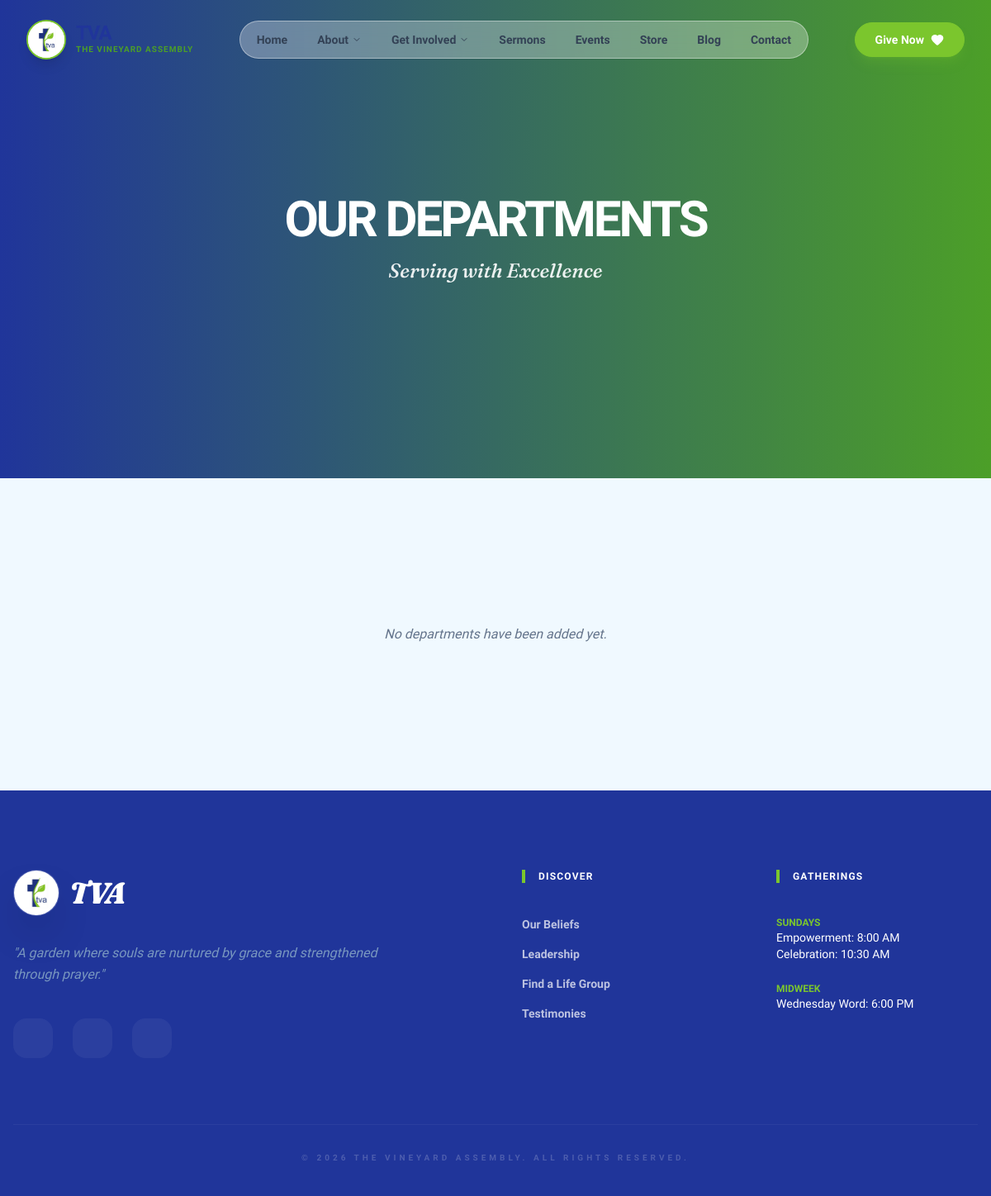
/departments/, run on an earlier commit of the app's database.
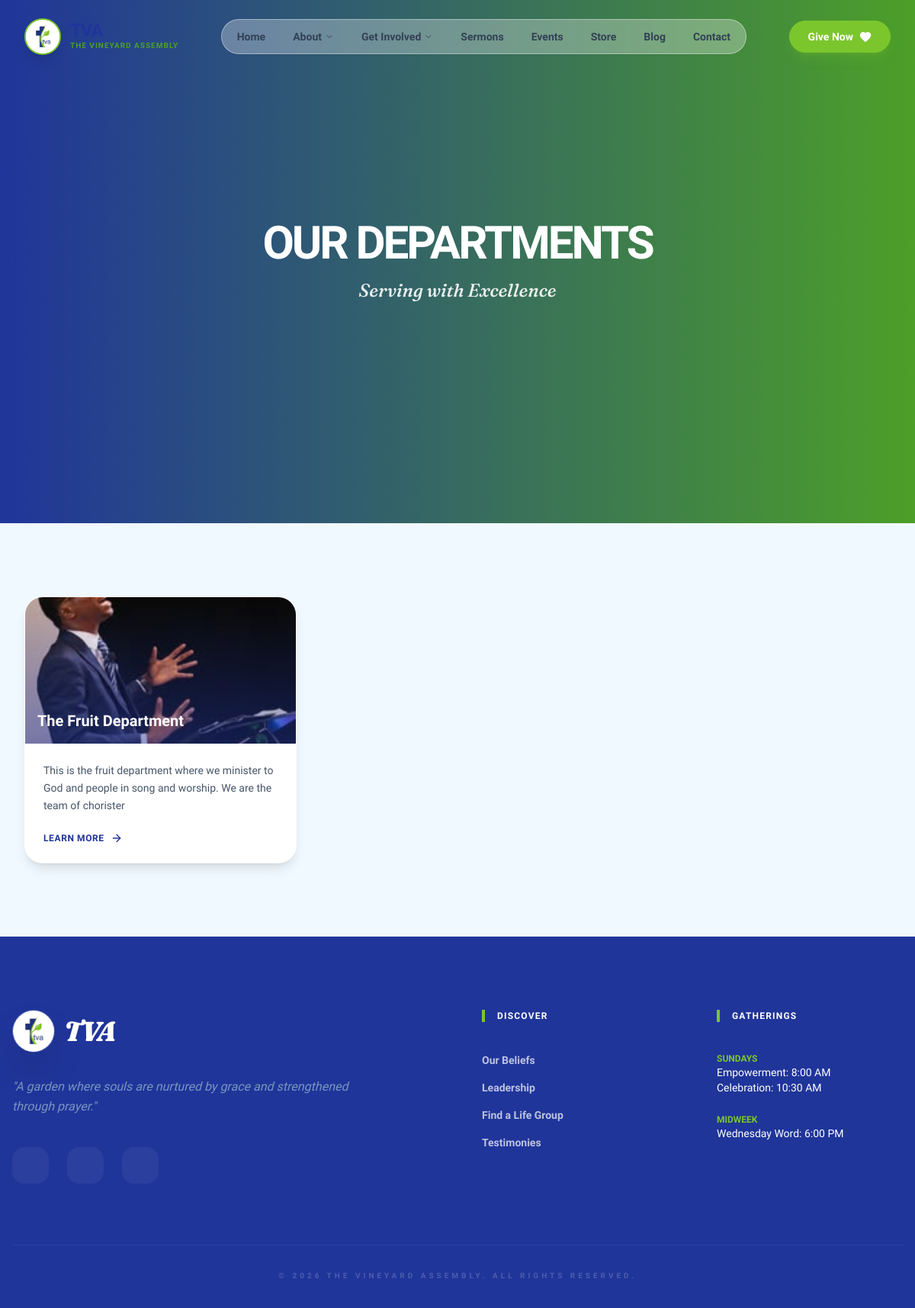
And on a later commit of the database.
### departments/models.py (models this page shows, shortened)
class Department(models.Model):
    name = models.CharField(max_length=200)
    slug = models.SlugField(unique=True, blank=True, help_text="Auto-generated from name")
    card_image = models.ImageField(upload_to='departments/cards/', help_text="Image displayed on the department list.")
    card_summary = models.TextField(help_text="Short description for the card overview.")
    hero_image = models.ImageField(upload_to='departments/heroes/', help_text="Large banner image for the department detail page.")
    content = CKEditor5Field('Content', config_name='default', help_text="Full details about the department (History, activities, etc.)")
    order = models.PositiveIntegerField(default=0, help_text="Order in the list (lowest first)")
    class Meta:
        ordering = ['order', 'name']

### departments/views.py (the view)
# urls.py: path('', views.department_list, name='department_list'),
def department_list(request):
    departments = Department.objects.all()
    return render(request, 'department_list.html', {'departments': departments})

### payments/context_processors.py (called while the page is built)
def payment_info(request):
    return {
        'bank_info': BankDetail.objects.filter(is_active=True).first()
    }

### templates/department_list.html (shortened to what this page needs)
{% extends 'base.html' %}
{% load static %}
{% block content %}
<div class="relative w-full h-[40vh] flex items-center justify-center overflow-hidden">
    <div class="absolute inset-0 bg-gradient-to-r from-primary to-accent">
    </div>
    <div class="relative z-10 text-center px-4 max-w-4xl mx-auto">
        <h1 class="text-4xl md:text-6xl font-black text-white mb-4 tracking-tighter uppercase">Our Departments</h1>
        <p class="text-lg md:text-2xl text-white/90 font-medium font-serif italic"> Serving with Excellence</p>
    </div>
</div>
<section class="py-24 bg-brandLight">
    <div class="max-w-7xl mx-auto px-4 sm:px-6 lg:px-8">
        <div class="grid grid-cols-1 md:grid-cols-2 lg:grid-cols-3 gap-8">
            {% for department in departments %}
            <div class="group relative animate-on-scroll" style="animation-delay: {{ forloop.counter0 }}00ms;">
                <div class="glass-card h-full rounded-3xl overflow-hidden hover:transform hover:-translate-y-2 transition-all duration-300 border border-white/40 shadow-lg bg-white flex flex-col">
                    <div class="h-48 overflow-hidden relative">
                        {% if department.card_image %}
                            <img src="{{ department.card_image.url }}" alt="{{ department.name }}" class="w-full h-full object-cover group-hover:scale-110 transition-transform duration-500">
                        {% else %}
                            <div class="w-full h-full bg-primary/10 flex items-center justify-center">
                                <i data-lucide="users" class="w-12 h-12 text-primary/40"></i>
                            </div>
                        {% endif %}
                        <div class="absolute inset-0 bg-gradient-to-t from-primary/80 to-transparent opacity-60"></div>
                        <h3 class="absolute bottom-4 left-4 text-white font-black text-xl z-10">{{ department.name }}</h3>
                    </div>
                    <div class="p-6 flex-grow flex flex-col justify-between">
                        <p class="text-slate-600 mb-6 line-clamp-3 text-sm leading-relaxed">
                            {{ department.card_summary }}
                        </p>
                        <a href="{% url 'department_detail' department.slug %}" class="inline-flex items-center gap-2 text-primary font-bold hover:text-secondary transition-colors uppercase text-xs tracking-wider">
                            Learn More <i data-lucide="arrow-right" class="w-4 h-4"></i>
                        </a>
                    </div>
                </div>
            </div>
            {% empty %}
            <div class="col-span-full text-center py-20">
                <p class="text-slate-500 italic">No departments have been added yet.</p>
            </div>
            {% endfor %}
        </div>
    </div>
</section>
{% endblock %}

What changed in the data, as far as the page shows it:
added Department: card_image (picture), name "The Fruit Department", card_summary "This is the fruit department where we minister to God and people in song and worship. We are the team of chorister"
Also different on the page:
text no longer shown: "No departments have been added yet."
